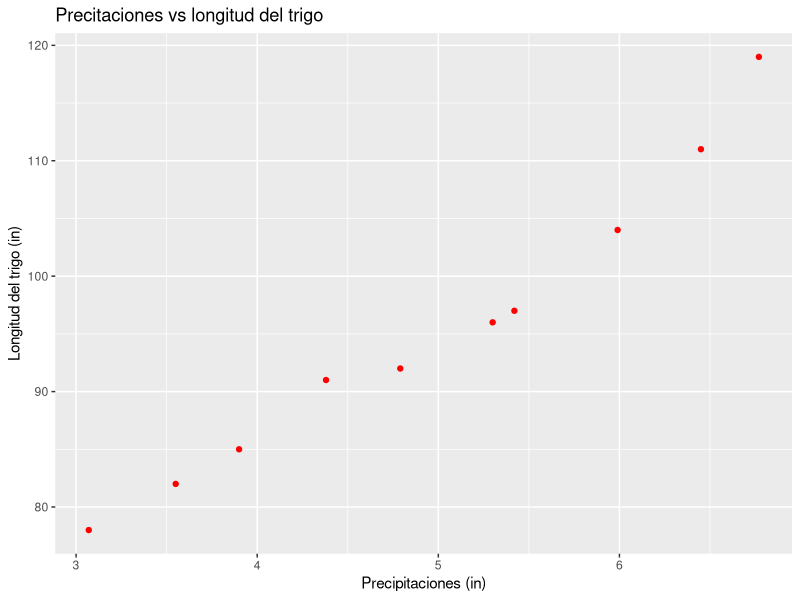

Write R code to recreate this figure.
## ---- chunk 1
rainfall = c(3.07,3.55,3.90,4.38, 4.79,5.30,5.42,5.99,6.45,6.77)
wheat = c(78,82,85,91,92,96,97,104,111,119)
summary(cbind(rainfall, wheat))

tableData = data.frame(rainfall, wheat)
## ---- chunk 2
library(ggplot2)

ggplot()+
  geom_point(aes(x=tableData$rainfall,
                 y=tableData$wheat),
             colour = "red")+
  ggtitle("Precitaciones vs longitud del trigo")+
  xlab("Precipitaciones (in)")+
  ylab("Longitud del trigo (in)")
